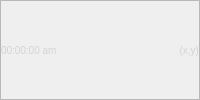
        <widget class="QFrame" name="frame_4">
         <property name="frameShape">
          <enum>QFrame::StyledPanel</enum>
         </property>
         <property name="frameShadow">
          <enum>QFrame::Raised</enum>
         </property>
         <layout class="QHBoxLayout" name="horizontalLayout_3">
          <property name="spacing">
           <number>0</number>
          </property>
          <property name="leftMargin">
           <number>0</number>
          </property>
          <property name="topMargin">
           <number>0</number>
          </property>
          <property name="rightMargin">
           <number>0</number>
          </property>
          <property name="bottomMargin">
           <number>0</number>
          </property>
          <item>
           <widget class="QLabel" name="mouseTime">
            <property name="styleSheet">
             <string notr="true">color: lightgray;
font-size: 10px;</string>
            </property>
            <property name="text">
             <string>00:00:00 am</string>
            </property>
            <property name="alignment">
             <set>Qt::AlignLeading|Qt::AlignLeft|Qt::AlignVCenter</set>
            </property>
           </widget>
          </item>
          <item>
           <widget class="QLabel" name="information">
            <property name="styleSheet">
             <string notr="true">color: lightgray;
font-size: 10px;</string>
            </property>
            <property name="text">
             <string/>
            </property>
            <property name="alignment">
             <set>Qt::AlignCenter</set>
            </property>
           </widget>
          </item>
          <item>
           <widget class="QLabel" name="mousexy">
            <property name="styleSheet">
             <string notr="true">color: lightgray;
font-size: 10px;</string>
            </property>
            <property name="text">
             <string>(x,y)</string>
            </property>
            <property name="alignment">
             <set>Qt::AlignRight|Qt::AlignTrailing|Qt::AlignVCenter</set>
            </property>
           </widget>
          </item>
         </layout>
        </widget>
